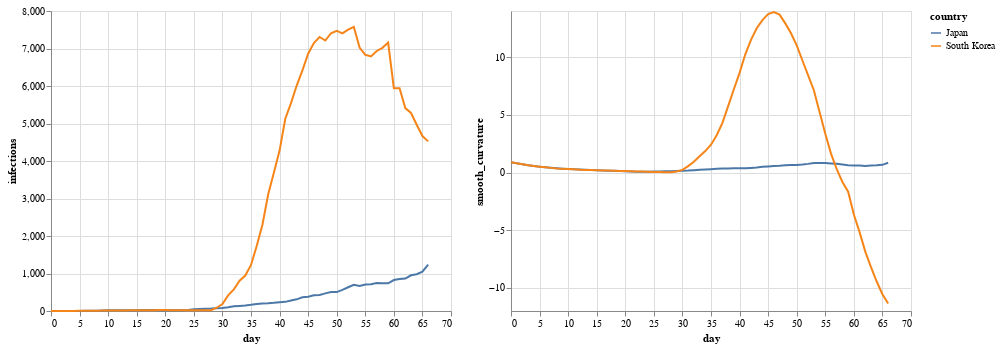

Notebook source saved alongside this figure:
### Markdown cell above
### Paises que han hecho un buen trabajo conteniendo la epidemia

### Code cell
plot(['South Korea', 'Japan'])

### Figure 1 — Vega-Lite specification as saved in the notebook (floating-point values rounded to 4 significant figures; data arrays with more than 128 entries replaced by an {"elided": "..."} marker saying what was removed)
{"config": {"view": {"continuousWidth": 400, "continuousHeight": 300}}, "hconcat": [{"mark": "line", "encoding": {"color": {"type": "nominal", "field": "country"}, "x": {"type": "quantitative", "field": "day"}, "y": {"type": "quantitative", "field": "infections"}}}, {"mark": "line", "encoding": {"color": {"type": "nominal", "field": "country"}, "x": {"type": "quantitative", "field": "day"}, "y": {"type": "quantitative", "field": "smooth_curvature"}}}], "data": {"name": "data-1115b22d0ddf50ba7c8d621749b77e9e"}, "$schema": "https://vega.github.io/schema/vega-lite/v4.0.2.json", "datasets": {"data-1115b22d0ddf50ba7c8d621749b77e9e": {"elided": "134 records"}}}
